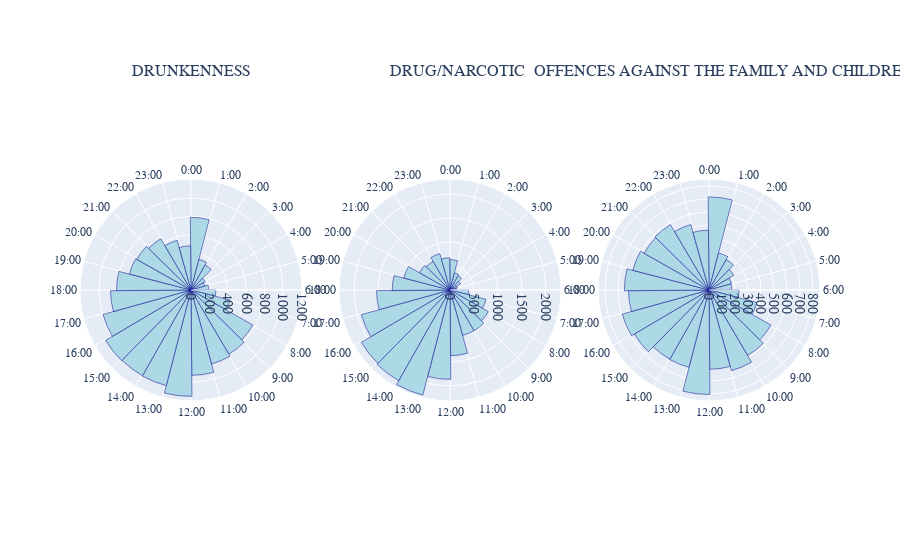

Source (notebook cell):
### Code cell
from plotly.subplots import make_subplots
DRUNKENNESS_df = df_filtered[df_filtered['Incident Category'] == 'DRUNKENNESS']
DRUG_NARCOTIC_df = df_filtered[df_filtered['Incident Category'] == 'DRUG/NARCOTIC']
OFFENCES_AGAINST_THE_FAMILY_AND_CHILDREN_df = df_filtered[df_filtered['Incident Category'] == 'OFFENCES AGAINST THE FAMILY AND CHILDREN']
fig = make_subplots(rows=1, cols=3, subplot_titles=['DRUNKENNESS', 'DRUG/NARCOTIC', 'OFFENCES AGAINST THE FAMILY AND CHILDREN'], specs=[[{'type': 'polar'}, {'type': 'polar'}, {'type': 'polar'}]])

# Function to create polar bar plot for a given dataframe and subplot position
def add_polar_bar(df, row, col, title):
    hourly_counts = df.groupby(df.index.hour).size()
    values = hourly_counts.reindex(range(24), fill_value=0)  # Ensure all 24 hours are included
    angles = np.linspace(0, 360, 24, endpoint=False)  # 24-hour cycle in degrees

    fig.add_trace(go.Barpolar(
        r=values,
        theta=angles+7,
        width=[15] * 24,  # Adjust bar width as needed
        marker_color='lightblue',  # Lighter color
        marker_line_color='darkblue',
        marker_line_width=0.5,
        opacity=1,
        name=title
    ), row=row, col=col)
    fig.update_polars(
        radialaxis=dict(
            visible=True,
            range=[0, values.max() + 50],
            tickangle=90,  # <-- Force label angle to be horizontal
            tickfont=dict(size=14, family='Times New Roman black')       
        ),
        angularaxis=dict(
            tickmode='array',
            tickvals=angles,
            ticktext=[f"{h}:00" for h in range(24)],
            direction="clockwise",
            rotation=90
        ),
        row=row,
        col=col
    )

# Add polar bar plots for each dataframe
add_polar_bar(DRUNKENNESS_df, 1, 1, 'DRUNKENNESS')
add_polar_bar(DRUG_NARCOTIC_df, 1, 2, 'DRUG/NARCOTIC')
add_polar_bar(OFFENCES_AGAINST_THE_FAMILY_AND_CHILDREN_df, 1, 3, 'OFFENCES AGAINST THE FAMILY AND CHILDREN')

# Customize layout
fig.update_layout(
    showlegend=False,
    font=dict(family="Times New Roman"),
    annotations=[
        dict(
            text='DRUNKENNESS',
            x=0.15,
            y=1.05,
            xref='paper',
            yref='paper',
            showarrow=False,
            font=dict(size=16)
        ),
        dict(
            text='DRUG/NARCOTIC',
            x=0.51,
            y=1.05,
            xref='paper',
            yref='paper',
            showarrow=False,
            font=dict(size=16)
        ),
        dict(
            text='OFFENCES AGAINST THE FAMILY AND CHILDREN',
            x=0.87,
            y=1.05,
            xref='paper',
            yref='paper',
            showarrow=False,
            font=dict(size=16)
        )
    ],
    polar=dict(domain=dict(x=[0.0, 0.3], y=[0.0, 1.0])),
    polar2=dict(domain=dict(x=[0.35, 0.65], y=[0.0, 1.0])),
    polar3=dict(domain=dict(x=[0.7, 1.0], y=[0.0, 1.0]))
)

# Show interactive plot
fig.show()
fig.write_image("polar_subplots.png", width=1200, height=500)

### Figure 1 — Plotly figure (JSON) as saved in the notebook; plotly's stock layout.template omitted (floating-point values rounded to 4 significant figures)
{"data": [{"marker": {"color": "lightblue", "line": {"color": "darkblue", "width": 0.5}}, "name": "DRUNKENNESS", "opacity": 1, "r": [791, 344, 314, 180, 155, 194, 271, 439, 774, 811, 836, 929, 1158, 1075, 1072, 1078, 994, 876, 810, 692, 678, 647, 561, 480], "subplot": "polar", "theta": [7, 22, 37, 52, 67, 82, 97, 112, 127, 142, 157, 172, 187, 202, 217, 232, 247, 262, 277, 292, 307, 322, 337, 352], "type": "barpolar", "width": [15, 15, 15, 15, 15, 15, 15, 15, 15, 15, 15, 15, 15, 15, 15, 15, 15, 15, 15, 15, 15, 15, 15, 15]}, {"marker": {"color": "lightblue", "line": {"color": "darkblue", "width": 0.5}}, "name": "DRUG/NARCOTIC", "opacity": 1, "r": [634, 369, 343, 257, 159, 135, 387, 778, 919, 989, 988, 1371, 1867, 2268, 2176, 2149, 1921, 1535, 1206, 997, 735, 694, 787, 672], "subplot": "polar2", "theta": [7, 22, 37, 52, 67, 82, 97, 112, 127, 142, 157, 172, 187, 202, 217, 232, 247, 262, 277, 292, 307, 322, 337, 352], "type": "barpolar", "width": [15, 15, 15, 15, 15, 15, 15, 15, 15, 15, 15, 15, 15, 15, 15, 15, 15, 15, 15, 15, 15, 15, 15, 15]}, {"marker": {"color": "lightblue", "line": {"color": "darkblue", "width": 0.5}}, "name": "OFFENCES AGAINST THE FAMILY AND CHILDREN", "opacity": 1, "r": [717, 295, 269, 222, 180, 175, 231, 381, 548, 586, 645, 611, 805, 615, 613, 667, 694, 620, 652, 606, 575, 584, 523, 461], "subplot": "polar3", "theta": [7, 22, 37, 52, 67, 82, 97, 112, 127, 142, 157, 172, 187, 202, 217, 232, 247, 262, 277, 292, 307, 322, 337, 352], "type": "barpolar", "width": [15, 15, 15, 15, 15, 15, 15, 15, 15, 15, 15, 15, 15, 15, 15, 15, 15, 15, 15, 15, 15, 15, 15, 15]}], "layout": {"annotations": [{"font": {"size": 16}, "showarrow": false, "text": "DRUNKENNESS", "x": 0.15, "xanchor": "center", "xref": "paper", "y": 1.05, "yanchor": "bottom", "yref": "paper"}, {"font": {"size": 16}, "showarrow": false, "text": "DRUG/NARCOTIC", "x": 0.51, "xanchor": "center", "xref": "paper", "y": 1.05, "yanchor": "bottom", "yref": "paper"}, {"font": {"size": 16}, "showarrow": false, "text": "OFFENCES AGAINST THE FAMILY AND CHILDREN", "x": 0.87, "xanchor": "center", "xref": "paper", "y": 1.05, "yanchor": "bottom", "yref": "paper"}], "font": {"family": "Times New Roman"}, "polar": {"angularaxis": {"direction": "clockwise", "rotation": 90, "tickmode": "array", "ticktext": ["0:00", "1:00", "2:00", "3:00", "4:00", "5:00", "6:00", "7:00", "8:00", "9:00", "10:00", "11:00", "12:00", "13:00", "14:00", "15:00", "16:00", "17:00", "18:00", "19:00", "20:00", "21:00", "22:00", "23:00"], "tickvals": [0, 15, 30, 45, 60, 75, 90, 105, 120, 135, 150, 165, 180, 195, 210, 225, 240, 255, 270, 285, 300, 315, 330, 345]}, "domain": {"x": [0, 0.3], "y": [0, 1]}, "radialaxis": {"range": [0, 1208], "tickangle": 90, "tickfont": {"family": "Times New Roman black", "size": 14}, "visible": true}}, "polar2": {"angularaxis": {"direction": "clockwise", "rotation": 90, "tickmode": "array", "ticktext": ["0:00", "1:00", "2:00", "3:00", "4:00", "5:00", "6:00", "7:00", "8:00", "9:00", "10:00", "11:00", "12:00", "13:00", "14:00", "15:00", "16:00", "17:00", "18:00", "19:00", "20:00", "21:00", "22:00", "23:00"], "tickvals": [0, 15, 30, 45, 60, 75, 90, 105, 120, 135, 150, 165, 180, 195, 210, 225, 240, 255, 270, 285, 300, 315, 330, 345]}, "domain": {"x": [0.35, 0.65], "y": [0, 1]}, "radialaxis": {"range": [0, 2318], "tickangle": 90, "tickfont": {"family": "Times New Roman black", "size": 14}, "visible": true}}, "polar3": {"angularaxis": {"direction": "clockwise", "rotation": 90, "tickmode": "array", "ticktext": ["0:00", "1:00", "2:00", "3:00", "4:00", "5:00", "6:00", "7:00", "8:00", "9:00", "10:00", "11:00", "12:00", "13:00", "14:00", "15:00", "16:00", "17:00", "18:00", "19:00", "20:00", "21:00", "22:00", "23:00"], "tickvals": [0, 15, 30, 45, 60, 75, 90, 105, 120, 135, 150, 165, 180, 195, 210, 225, 240, 255, 270, 285, 300, 315, 330, 345]}, "domain": {"x": [0.7, 1], "y": [0, 1]}, "radialaxis": {"range": [0, 855], "tickangle": 90, "tickfont": {"family": "Times New Roman black", "size": 14}, "visible": true}}, "showlegend": false}}
